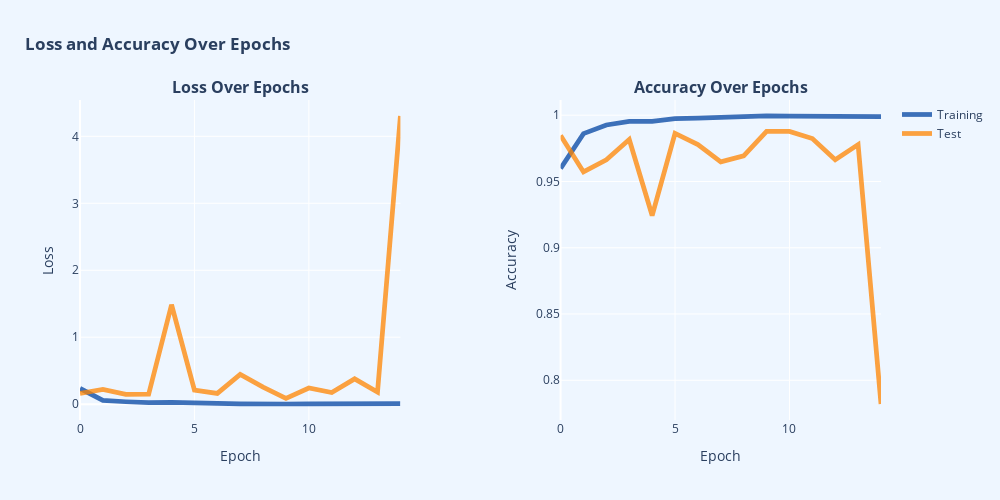

Notebook code cell kept with this figure:
### Code cell
# Creating subplot
fig = make_subplots(rows=1,
                    cols=2,
                    subplot_titles=['<b>Loss Over Epochs</b>', '<b>Accuracy Over Epochs</b>'],
                    horizontal_spacing=0.2)

# Loss over epochs
train_loss = go.Scatter(x=list(range(len(history.history['loss']))),
                        y=history.history['loss'],
                        mode='lines',
                        line=dict(color='rgba(0, 67, 162, .75)', width=4.75),
                        name='Training',
                        showlegend = False)

val_loss = go.Scatter(x=list(range(len(history.history['val_loss']))),
                      y=history.history['val_loss'],
                      mode='lines',
                      line=dict(color='rgba(255, 132, 0, .75)', width=4.75),
                      name='Test',
                      showlegend = False)


fig.add_trace(train_loss, row=1, col=1)
fig.add_trace(val_loss, row=1, col=1)

# Accuray over epochs
train_acc = go.Scatter(x=list(range(len(history.history['accuracy']))),
                       y=history.history['accuracy'],
                       mode='lines',
                       line=dict(color='rgba(0, 67, 162, .75)', width=4.75),
                       name='Training',
                       showlegend = True)

val_acc = go.Scatter(x=list(range(len(history.history['val_accuracy']))),
                     y=history.history['val_accuracy'],
                     mode='lines',
                     line=dict(color='rgba(255, 132, 0, .75)', width=4.75),
                     name='Test',
                     showlegend = True)


fig.add_trace(train_acc, row=1, col=2)
fig.add_trace(val_acc, row=1, col=2)

# Updating layout
fig.update_layout(
    title={'text': '<b>Loss and Accuracy Over Epochs</b>', 'x': 0.025, 'xanchor': 'left'},
    margin=dict(t=100),
    plot_bgcolor=bg_color,paper_bgcolor=paper_color,
    height=500, width=1000,
    showlegend= True
)

fig.update_yaxes(title_text = 'Loss', row = 1, col = 1)
fig.update_yaxes(title_text = 'Accuracy', row = 1, col = 2)

fig.update_xaxes(title_text = 'Epoch', row = 1, col = 1)
fig.update_xaxes(title_text = 'Epoch', row = 1, col = 2)

# Showing figure
fig.show()

### Figure 1 — Plotly figure (JSON) as saved in the notebook; plotly's stock layout.template omitted (floating-point values rounded to 4 significant figures)
{"data": [{"line": {"color": "rgba(0, 67, 162, .75)", "width": 4.75}, "mode": "lines", "name": "Training", "showlegend": false, "type": "scatter", "x": [0, 1, 2, 3, 4, 5, 6, 7, 8, 9, 10, 11, 12, 13, 14], "xaxis": "x", "y": [0.2346, 0.05831, 0.03654, 0.0218, 0.02763, 0.01223, 0.01135, 0.005998, 0.01223, 0.002877, 0.003192, 0.003626, 0.007118, 0.007125, 0.007678], "yaxis": "y"}, {"line": {"color": "rgba(255, 132, 0, .75)", "width": 4.75}, "mode": "lines", "name": "Test", "showlegend": false, "type": "scatter", "x": [0, 1, 2, 3, 4, 5, 6, 7, 8, 9, 10, 11, 12, 13, 14], "xaxis": "x", "y": [0.1622, 0.2196, 0.1485, 0.1488, 1.485, 0.2106, 0.1608, 0.4452, 0.2545, 0.08687, 0.2423, 0.1751, 0.3785, 0.1806, 4.304], "yaxis": "y"}, {"line": {"color": "rgba(0, 67, 162, .75)", "width": 4.75}, "mode": "lines", "name": "Training", "showlegend": true, "type": "scatter", "x": [0, 1, 2, 3, 4, 5, 6, 7, 8, 9, 10, 11, 12, 13, 14], "xaxis": "x2", "y": [0.9599, 0.9861, 0.9926, 0.9954, 0.9953, 0.9974, 0.9978, 0.9985, 0.9985, 0.9994, 0.9993, 0.9992, 0.9988, 0.9985, 0.999], "yaxis": "y2"}, {"line": {"color": "rgba(255, 132, 0, .75)", "width": 4.75}, "mode": "lines", "name": "Test", "showlegend": true, "type": "scatter", "x": [0, 1, 2, 3, 4, 5, 6, 7, 8, 9, 10, 11, 12, 13, 14], "xaxis": "x2", "y": [0.9847, 0.9572, 0.9664, 0.9817, 0.9243, 0.9862, 0.9778, 0.9648, 0.9694, 0.9878, 0.9878, 0.9824, 0.9664, 0.9778, 0.7821], "yaxis": "y2"}], "layout": {"annotations": [{"font": {"size": 16}, "showarrow": false, "text": "<b>Loss Over Epochs</b>", "x": 0.2, "xanchor": "center", "xref": "paper", "y": 1, "yanchor": "bottom", "yref": "paper"}, {"font": {"size": 16}, "showarrow": false, "text": "<b>Accuracy Over Epochs</b>", "x": 0.8, "xanchor": "center", "xref": "paper", "y": 1, "yanchor": "bottom", "yref": "paper"}], "height": 500, "margin": {"t": 100}, "paper_bgcolor": "#EEF6FF", "plot_bgcolor": "#EEF6FF", "showlegend": true, "title": {"text": "<b>Loss and Accuracy Over Epochs</b>", "x": 0.025, "xanchor": "left"}, "width": 1000, "xaxis": {"anchor": "y", "domain": [0, 0.4], "title": {"text": "Epoch"}}, "xaxis2": {"anchor": "y2", "domain": [0.6, 1], "title": {"text": "Epoch"}}, "yaxis": {"anchor": "x", "domain": [0, 1], "title": {"text": "Loss"}}, "yaxis2": {"anchor": "x2", "domain": [0, 1], "title": {"text": "Accuracy"}}}}
